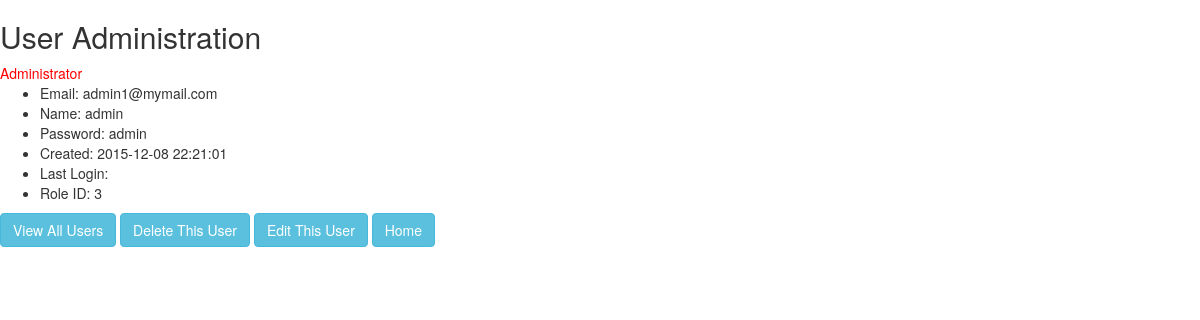
The page /webroot/user.php?action=view_user&target=admin1@mymail.com (signed in) on the database its author committed.
### tables this page shows
CREATE TABLE IF NOT EXISTS `users` (
  `email` varchar(200) NOT NULL,
  `name` varchar(200) NOT NULL,
  `password` varchar(200) NOT NULL,
  `created` datetime NOT NULL,
  `lastLogin` datetime DEFAULT NULL,
  `roleid` int(11) NOT NULL,
  PRIMARY KEY (`email`),
  KEY `fk_roles_roleid_idx` (`roleid`)
);

### lib/db.class.php (called while the page is built, shortened)
<?php
    class Db implements db_interface{
        protected static $connection;
        public function connect() {
            if(!isset(self::$connection)) {
                $config = parse_ini_file('../config/config.ini');
                self::$connection = new mysqli($config['host'],$config['username'],$config['password'],$config['dbname']);
            }
            return self::$connection;
        }
        public function query($query) {
            $connection = $this -> connect();
            $result = $connection -> query($query);
            return $result;
        }
        public function select($query) {
            $rows = array();
            $result = $this -> query($query);
            while ($row = $result -> fetch_assoc()) {
                $rows[] = $row;
            }
            return $rows;
        }
        public function quote($value) {
            $connection = $this -> connect();
            return "'" . $connection -> real_escape_string($value) . "'";
        }
    }

### models/user_manager.class.php (called while the page is built, shortened)
<?php
class UserManager
{
    public function getUser($arg){
        $db = new Db();
        $email = $db->quote($arg);
        $results = $db->select("select * from users where email = $email limit 1");
        foreach($results as $result){
            $user = new User();
            $user->hydrate($result);
        }
        return $user;
    }
}

### models/user.class.php (called while the page is built, shortened)
<?php
class User{
    private $_email;
    private $_name;
    private $_password;
    private $_created;
    private $_role;
    public function getemail(){return $this->_email;}
    public function setemail($arg){
        $this->_email = $arg;
    }
    public function getname(){return $this->_name;}
    public function setname($arg){$this->_name = $arg;}
    public function getpassword(){return $this->_password;}
    public function setpassword($arg){$this->_password = $arg;}
    public function getcreated(){return $this->_created;}
    public function setcreated($arg){$this->_created = $arg;}
    public function getrole(){return $this->_role;}
    public function setrole($arg){$this->_role = $arg;}
    public function isAdmin(){
        if ($this->_role == 3) {
          return TRUE;
        }
        return FALSE;
    }
}

### views/user_view.php (the view)
<?php
  if($user->isAdmin()){
    echo "<div style='color:red'>Administrator</div>";
  }
?>
<ul>
  <li><?php echo "Email: ", $user->getemail() ?></li>
  <li><?php echo "Name: ", $user->getname() ?></li>
  <li><?php echo "Password: ", $user->getpassword() ?></li>
  <li><?php echo "Created: ", $user->getcreated() ?></li>
  <li><?php echo "Last Login: ", $user->getlastLogin() ?></li>
  <li><?php echo "Role ID: ", $user->getrole() ?></li>
</ul>
<a href='user.php' class="btn btn-info" role="button">View All Users</a>
<a href='user.php?action=delete_user&target=<?= $user->getemail() ?>' class="btn btn-info" role="button">Delete This User</a>
<a href='user.php?action=edit_user&target=<?= $user->getemail() ?>' class="btn btn-info" role="button">Edit This User</a>
<a href="../webroot/home.php" class="btn btn-info" role="button">Home</a>

### rows shown on the page
users: email "admin1@mymail.com", name "admin", password "admin", created "2015-12-08 22:21:01", roleid "3"
